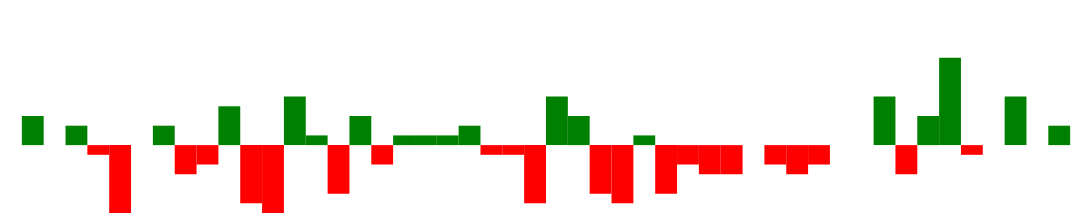

Write a Vega-Lite specification for this figure.
### Vega specification from a JSON file in a GitHub repository (floating-point values rounded to 4 significant figures)
{"$schema": "https://vega.github.io/schema/vega/v5.json", "width": 250, "height": 40, "padding": 0, "data": [{"name": "table", "values": [{"game": "g1", "diff": 3}, {"game": "g2", "diff": 0}, {"game": "g3", "diff": 2}, {"game": "g4", "diff": -1}, {"game": "g5", "diff": -7}, {"game": "g6", "diff": 0}, {"game": "g7", "diff": 2}, {"game": "g8", "diff": -3}, {"game": "g9", "diff": -2}, {"game": "g10", "diff": 4}, {"game": "g11", "diff": -6}, {"game": "g12", "diff": -7}, {"game": "g13", "diff": 5}, {"game": "g14", "diff": 1}, {"game": "g15", "diff": -5}, {"game": "g16", "diff": 3}, {"game": "g17", "diff": -2}, {"game": "g18", "diff": 1}, {"game": "g19", "diff": 1}, {"game": "g20", "diff": 1}, {"game": "g21", "diff": 2}, {"game": "g22", "diff": -1}, {"game": "g23", "diff": -1}, {"game": "g24", "diff": -6}, {"game": "g25", "diff": 5}, {"game": "g26", "diff": 3}, {"game": "g27", "diff": -5}, {"game": "g28", "diff": -6}, {"game": "g29", "diff": 1}, {"game": "g30", "diff": -5}, {"game": "g31", "diff": -2}, {"game": "g32", "diff": -3}, {"game": "g33", "diff": -3}, {"game": "g34", "diff": 0}, {"game": "g35", "diff": -2}, {"game": "g36", "diff": -3}, {"game": "g37", "diff": -2}, {"game": "g38", "diff": 0}, {"game": "g39", "diff": 0}, {"game": "g40", "diff": 5}, {"game": "g41", "diff": -3}, {"game": "g42", "diff": 3}, {"game": "g43", "diff": 9}, {"game": "g44", "diff": -1}, {"game": "g45", "diff": 0}, {"game": "g46", "diff": 5}, {"game": "g47", "diff": 0}, {"game": "g48", "diff": 2}]}], "signals": [{"name": "tooltip", "value": {}, "on": [{"events": "rect:mouseover", "update": "datum"}, {"events": "rect:mouseout", "update": "{}"}]}], "scales": [{"name": "xscale", "type": "band", "domain": {"data": "table", "field": "game"}, "range": "width", "padding": 0.05, "round": true}, {"name": "yscale", "domain": {"data": "table", "field": "diff"}, "nice": true, "range": "height"}], "axes": [{"orient": "bottom", "scale": "xscale", "labels": false, "ticks": false}, {"orient": "right", "scale": "yscale", "labels": false, "ticks": false}], "marks": [{"type": "rect", "from": {"data": "table"}, "encode": {"enter": {"x": {"scale": "xscale", "field": "game"}, "width": {"scale": "xscale", "band": 1}, "y": {"scale": "yscale", "field": "diff"}, "y2": {"scale": "yscale", "value": 0}, "fill": [{"test": "datum.diff > 0", "value": "green"}, {"value": "red"}]}, "update": {"fill": [{"test": "datum.diff > 0", "value": "green"}, {"value": "red"}]}, "hover": {"fill": {"value": "black"}}}}, {"type": "text", "encode": {"enter": {"align": {"value": "center"}, "baseline": {"value": "bottom"}, "fill": {"value": "#333"}}, "update": {"x": {"scale": "xscale", "signal": "tooltip.game", "band": 0.5}, "y": {"scale": "yscale", "signal": "tooltip.diff", "offset": 0.05}, "text": {"signal": "tooltip.diff"}, "fillOpacity": [{"test": "datum === tooltip", "value": 0}, {"value": 1}]}}}], "config": {}}
